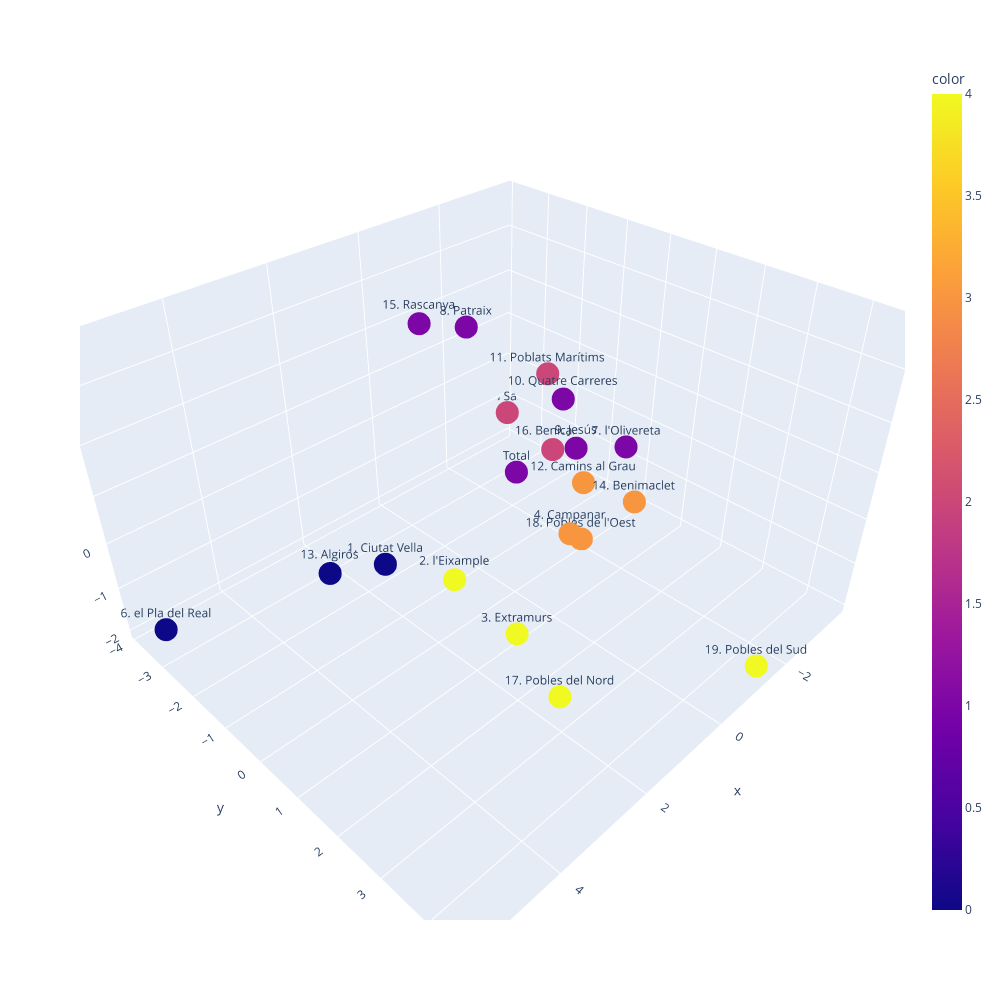

Notebook source saved alongside this figure:
### Code cell
# Vemos que el número óptimo de clusters es 5


kmeans = KMeans(n_clusters=5)
kmeans.fit(df_scaled)
df['Cluster'] = kmeans.labels_

df.head(19)

# Representamos los datos en 3D (debe poder girarse, usaremos plotly). Cada punto debe mostrar su nombre (distrito) y su cluster

fig = px.scatter_3d(x=df_pca[:, 0], y=df_pca[:, 1], z=df_pca[:, 2], text=df['Distrito'], color=df['Cluster'], width=1000, height=1000)

fig.show()

### Figure 1 — Plotly figure (JSON) as saved in the notebook; plotly's stock layout.template omitted (floating-point values rounded to 4 significant figures)
{"data": [{"hovertemplate": "x=%{x}<br>y=%{y}<br>z=%{z}<br>text=%{text}<br>color=%{marker.color}<extra></extra>", "legendgroup": "", "marker": {"color": [1, 0, 4, 4, 3, 2, 0, 1, 1, 1, 1, 2, 3, 0, 3, 1, 2, 4, 3, 4], "coloraxis": "coloraxis", "symbol": "circle"}, "mode": "markers+text", "name": "", "scene": "scene", "showlegend": false, "text": ["Total", "1. Ciutat Vella", "2. l'Eixample", "3. Extramurs", "4. Campanar", "5. la Saïdia", "6. el Pla del Real", "7. l'Olivereta", "8. Patraix", "9. Jesús", "10. Quatre Carreres", "11. Poblats Marítims", "12. Camins al Grau", "13. Algirós", "14. Benimaclet", "15. Rascanya", "16. Benicalap", "17. Pobles del Nord", "18. Pobles de l'Oest", "19. Pobles del Sud"], "type": "scatter3d", "x": [-0.254, 2.951, 1.783, 1.573, -0.06703, -3.671, 5.593, -1.538, 1.023, -1.318, -0.9539, -2.746, -1.258, 2.673, -0.1978, 1.22, -3.476, 2.029, -1.975, -1.39], "y": [-0.2632, -0.1749, 0.2264, 1.543, 1.232, -3.818, -3.188, 1.192, -0.1788, 0.2293, 0.1782, -1.796, 0.5016, -2.246, 2.44, -1.07, -2.217, 2.943, -0.04351, 4.511], "z": [0.374, 0.1191, -0.6726, -1.218, -0.1241, -1.326, -1.585, 0.9978, 3.761, 0.632, 1.802, 0.8375, 0.02276, -1.464, 1.118, 3.578, -1.514, -1.364, -1.997, -1.977]}], "layout": {"coloraxis": {"colorbar": {"title": {"text": "color"}}, "colorscale": [[0, "#0d0887"], [0.1111, "#46039f"], [0.2222, "#7201a8"], [0.3333, "#9c179e"], [0.4444, "#bd3786"], [0.5556, "#d8576b"], [0.6667, "#ed7953"], [0.7778, "#fb9f3a"], [0.8889, "#fdca26"], [1, "#f0f921"]]}, "height": 1000, "legend": {"tracegroupgap": 0}, "margin": {"t": 60}, "scene": {"domain": {"x": [0, 1], "y": [0, 1]}, "xaxis": {"title": {"text": "x"}}, "yaxis": {"title": {"text": "y"}}, "zaxis": {"title": {"text": "z"}}}, "width": 1000}}
